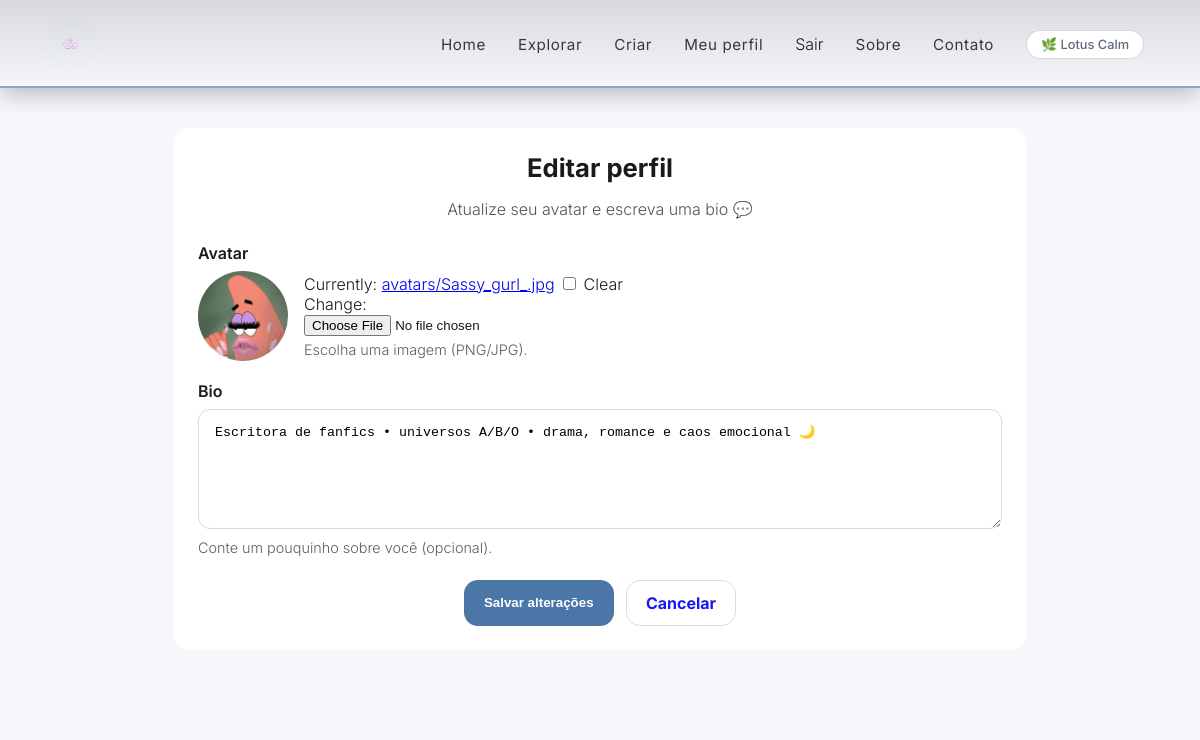
Screenshot of /perfil/editar/ (signed in) with the database file from the repository.
### accounts/models.py (models this page shows)
class Profile(models.Model):
    user = models.OneToOneField(User, on_delete=models.CASCADE)
    avatar = models.ImageField(upload_to='avatars/', blank=True, null=True)
    bio = models.TextField(blank=True)
    is_author = models.BooleanField(default=False)
    pen_name = models.CharField(max_length=80, blank=True)

### fanfics/views.py (the view)
# urls.py: path("perfil/editar/", views.editar_perfil, name="editar_perfil"),
@login_required
def editar_perfil(request):
    perfil, _ = Profile.objects.get_or_create(user=request.user)
    if request.method == "POST":
        form = PerfilForm(request.POST, request.FILES, instance=perfil)
        if form.is_valid():
            form.save()
            messages.success(request, "Perfil atualizado! ✅")
            return redirect("perfil")  # volta pro /perfil/
        else:
            messages.error(request, "Não foi possível salvar. Veja os erros abaixo. ❌")
    else:
        form = PerfilForm(instance=perfil)
    return render(request, "accounts/editar_perfil.html", {"form": form})

### fanfics/forms.py
class PerfilForm(forms.ModelForm):
    class Meta:
        model = Profile
        fields = ["bio", "avatar"]
        widgets = {
            "bio": forms.Textarea(attrs={"rows": 4}),
        }

### templates/accounts/editar_perfil.html (shortened to what this page needs)
{% extends "base.html" %}
{% load static %}
{% block body_class %}perfil-edit-page{% endblock %}
{% block extra_css %}
<link rel="stylesheet" href="{% static 'css/perfil.css' %}">
{% endblock %}
{% block content %}
<section class="perfil-edit-wrapper">
  <div class="perfil-edit-card">
    <h2 class="perfil-edit-title">Editar perfil</h2>
    <p class="perfil-edit-subtitle">Atualize seu avatar e escreva uma bio 💬</p>
    <form method="POST" enctype="multipart/form-data" class="perfil-edit-form">
      <div class="field">
        <label class="label">Avatar</label>
        <div class="avatar-row">
          <div class="avatar-preview">
            {% if form.instance.avatar %}
              <img src="{{ form.instance.avatar.url }}" alt="Avatar atual">
            {% else %}
              <span class="avatar-fallback">{{ user.username|first|upper }}</span>
            {% endif %}
          </div>
          <div class="avatar-input">
            {{ form.avatar }}
            <small class="hint">Escolha uma imagem (PNG/JPG).</small>
          </div>
        </div>
      </div>
      <div class="field">
        <label class="label">Bio</label>
        {{ form.bio }}
        <small class="hint">Conte um pouquinho sobre você (opcional).</small>
      </div>
      <div class="actions">
        <button type="submit" class="btn-save">Salvar alterações</button>
        <a href="{% url 'perfil' %}" class="btn-cancel">Cancelar</a>
      </div>
    </form>
  </div>
</section>
{% endblock %}

### static/css/home.css (style rules this page uses)
:root { --bg-color:#f5f7fa; --text-color:#1a1a1a; --card-color:#ffffff; --accent-color:#4a76a8; --secondary-text:#5f6b7a; --border-color: color-mix(in srgb, var(--secondary-text) 25%, transparent); --shadow: 0 18px 40px rgba(0,0,0,.18); --shadow-strong: 0 28px 60px rgba(0,0,0,.28); }
body.theme-calm { --bg-color:#f5f7fa; --text-color:#1a1a1a; --card-color:#ffffff; --accent-color:#4a76a8; --secondary-text:#5f6b7a; }
* { box-sizing:border-box; }
html, body { height:100%; }
body { margin:0; font-family:"Inter", sans-serif; font-weight:300; background:var(--bg-color); color:var(--text-color); -webkit-font-smoothing:antialiased; text-rendering:optimizeLegibility; }
img { max-width:100%; height:auto; display:block; }
body, .navbar, main, .theme-current, .theme-dropdown, .nav-links a { transition: background-color .45s ease, color .35s ease, border-color .35s ease, box-shadow .35s ease; }

### static/css/perfil.css (style rules this page uses)
.perfil-edit-wrapper { max-width: 900px; margin: 2.5rem auto; padding: 0 1.5rem; }
.perfil-edit-card { background: var(--card-color); border-radius: 14px; padding: 1.5rem; }
.perfil-edit-title { text-align: center; font-size: 1.6rem; margin: 0 0 0.25rem; }
.perfil-edit-subtitle { text-align: center; opacity: 0.75; margin-bottom: 1.5rem; }
.perfil-edit-form .field { margin-bottom: 1.25rem; }
.perfil-edit-form .label { display: block; font-weight: 600; margin-bottom: 0.5rem; }
.perfil-edit-form textarea { width: 100%; min-height: 120px; padding: 0.9rem 1rem; border-radius: 12px; border: 1px solid var(--border-color); background: transparent; resize: vertical; outline: none; }
.perfil-edit-form input[type="file"] { width: 100%; }
.hint { display: block; margin-top: 0.35rem; font-size: 0.9rem; opacity: 0.7; }
.avatar-row { display: flex; gap: 1rem; align-items: center; flex-wrap: wrap; }
.avatar-preview { width: 90px; height: 90px; border-radius: 50%; overflow: hidden; background: rgba(0,0,0,.03); display: flex; align-items: center; justify-content: center; flex-shrink: 0; }
.avatar-preview img { width: 100%; height: 100%; object-fit: cover; }
.actions { display: flex; gap: 0.75rem; justify-content: center; margin-top: 1.5rem; flex-wrap: wrap; }
.btn-save { padding: 0.75rem 1.2rem; border-radius: 14px; border: 1px solid var(--border-color); background: var(--accent-color); color: white; font-weight: 700; cursor: pointer; transition: 0.2s ease; }
.btn-cancel { padding: 0.75rem 1.2rem; border-radius: 14px; border: 1px solid var(--border-color); background: transparent; text-decoration: none; font-weight: 700; opacity: 0.9; }

### rows the page displays
Profile: instance.avatar (picture), bio "Escritora de fanfics • universos A/B/O • drama, romance e caos emocional 🌙"
